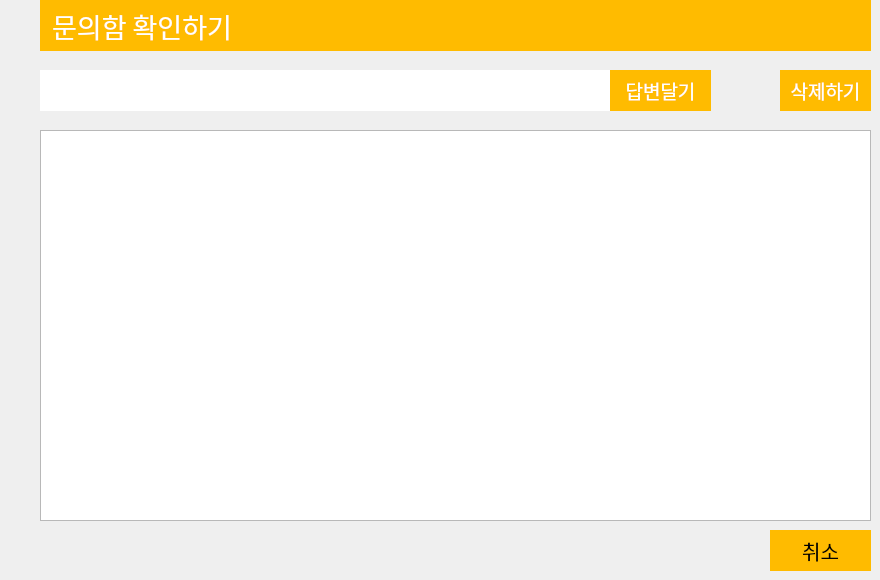
   <widget class="QWidget" name="page_9">
    <widget class="QLabel" name="label_39">
     <property name="geometry">
      <rect>
       <x>40</x>
       <y>0</y>
       <width>831</width>
       <height>51</height>
      </rect>
     </property>
     <property name="font">
      <font>
       <family>경기천년바탕 Bold</family>
       <pointsize>20</pointsize>
      </font>
     </property>
     <property name="styleSheet">
      <string notr="true">background-color:rgb(255,187,0);
color:white;
</string>
     </property>
     <property name="text">
      <string>  문의함 확인하기</string>
     </property>
    </widget>
    <widget class="QTableWidget" name="manager_question_view">
     <property name="geometry">
      <rect>
       <x>40</x>
       <y>130</y>
       <width>831</width>
       <height>391</height>
      </rect>
     </property>
     <property name="editTriggers">
      <set>QAbstractItemView::NoEditTriggers</set>
     </property>
     <attribute name="horizontalHeaderStretchLastSection">
      <bool>true</bool>
     </attribute>
    </widget>
    <widget class="QLineEdit" name="manager_line_add">
     <property name="geometry">
      <rect>
       <x>40</x>
       <y>70</y>
       <width>571</width>
       <height>41</height>
      </rect>
     </property>
     <property name="styleSheet">
      <string notr="true">border-style: solid;
</string>
     </property>
    </widget>
    <widget class="QPushButton" name="manager_sales_add">
     <property name="geometry">
      <rect>
       <x>610</x>
       <y>70</y>
       <width>101</width>
       <height>41</height>
      </rect>
     </property>
     <property name="font">
      <font>
       <family>경기천년바탕 Bold</family>
       <pointsize>14</pointsize>
      </font>
     </property>
     <property name="styleSheet">
      <string notr="true">background-color:rgb(255,187,0);
color:white;
border-style: solid;

</string>
     </property>
     <property name="text">
      <string>답변달기</string>
     </property>
    </widget>
    <widget class="QPushButton" name="manager_sales_del">
     <property name="geometry">
      <rect>
       <x>780</x>
       <y>70</y>
       <width>91</width>
       <height>41</height>
      </rect>
     </property>
     <property name="font">
      <font>
       <family>경기천년바탕 Bold</family>
       <pointsize>14</pointsize>
      </font>
     </property>
     <property name="styleSheet">
      <string notr="true">background-color:rgb(255,187,0);
color:white;
border-style: solid;

</string>
     </property>
     <property name="text">
      <string>삭제하기</string>
     </property>
    </widget>
    <widget class="QPushButton" name="logout_manager_button_3">
     <property name="geometry">
      <rect>
       <x>770</x>
       <y>530</y>
       <width>101</width>
       <height>41</height>
      </rect>
     </property>
     <property name="font">
      <font>
       <family>경기천년바탕 Bold</family>
       <pointsize>15</pointsize>
      </font>
     </property>
     <property name="styleSheet">
      <string notr="true">background-color:rgb(255,187,0);
border-style: solid;

</string>
     </property>
     <property name="text">
      <string>취소</string>
     </property>
    </widget>
   </widget>
